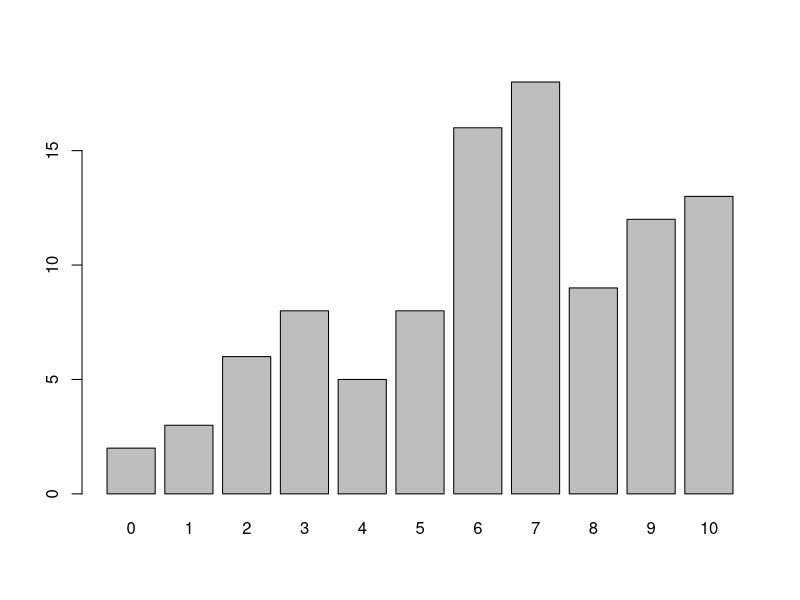
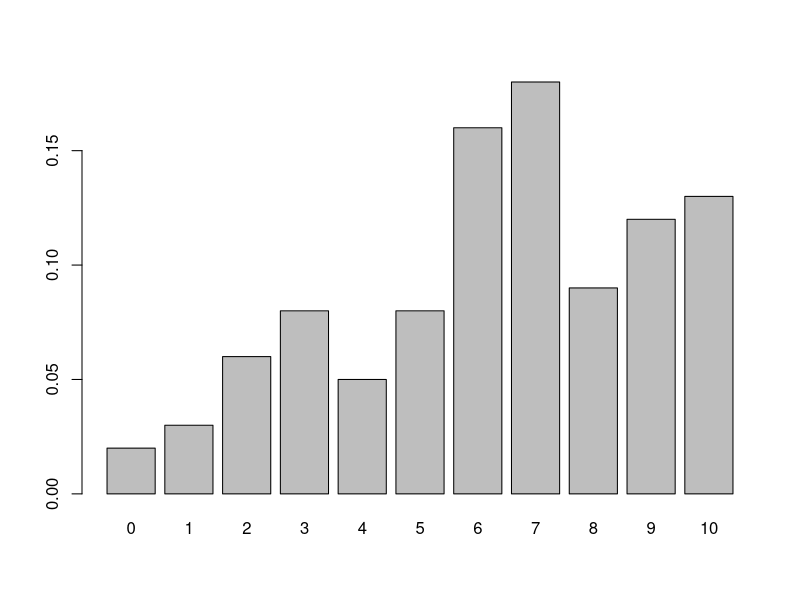
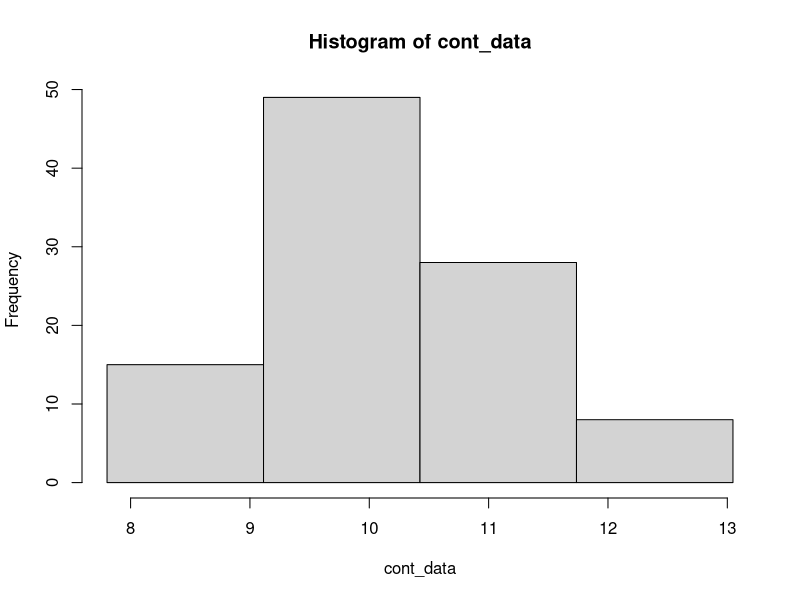
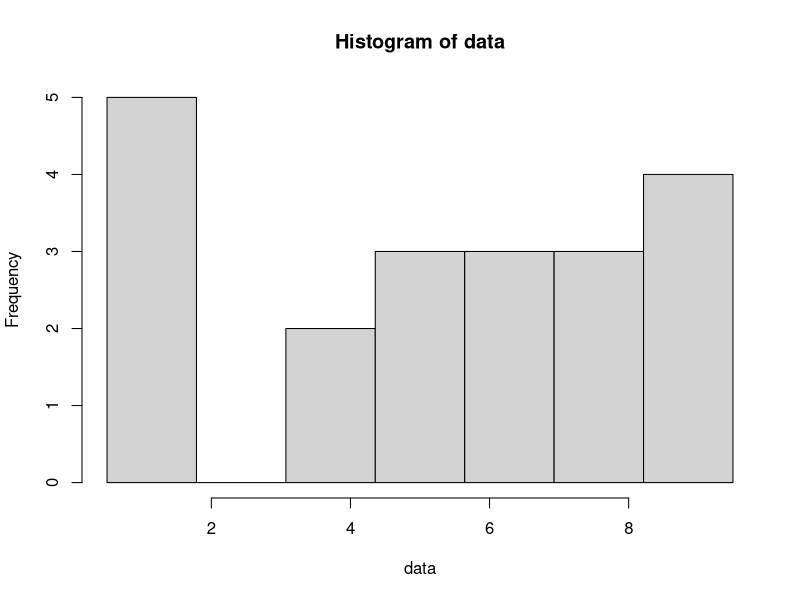
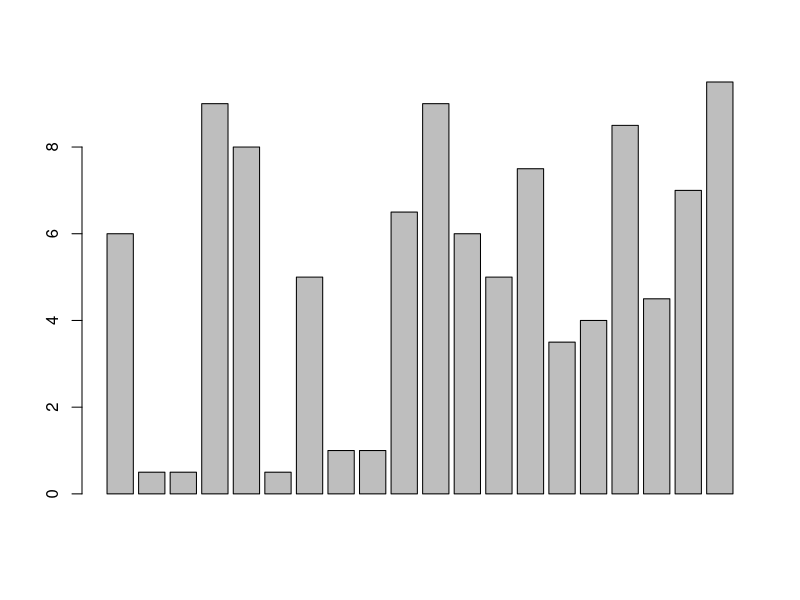

R code for these plots, in order:
# ctrl + enter runs a line your cursor is on
# text wrap is under tools -> global options -> code -> soft-wrap R source files.

?c
?rep
rep(0,2) # repeats the number 0 two times. 
rep(2,1) # repeats the number 2 one time.

# explicitly stating the arguments lets you put them in any order. So this 
#     prints the number 0 twice, even though the order is different from ?rep.
rep(times=2, x=0) 
rep(x=0, times=2)

# you MUST combine all these different elements with the c() function.
# here we are just copying the data over from the example.
finger_data <- c(rep(0,2),
                 rep(1,3),
                 rep(2,6),
                 rep(3,8),
                 rep(4,5),
                 rep(5,8),
                 rep(6,16),
                 rep(7,18),
                 rep(8,9),
                 rep(9,12),
                 rep(10,13))
finger_data[1:5]

table(finger_data) # shows the frequency distribution of the data

# assigning the frequency distribution to the variable "freq_dist"
?table # documentation for this one can be confusing.
finger_dist = table(finger_data); finger_dist

# this just does relative-frequency distribution. Note that this is the same as
#     prop.table(table(ex_data)), so you need to get the frequency distribution 
#     first, then the relative frequency after.
?prop.table
prop.table(finger_dist) # relative-frequency distribution

barplot(finger_dist) # how you would do a discrete histogram or barplot of categorical data
barplot(prop.table(finger_dist)) # relative frequency on vertical axis, same shape.


# Note that for the hist(ex_data, breaks=seq(...)) line below, the breaks 
#     should be like seq(from=min(data), to=max(data), length.out=bins+1). 
#     So minimum value in your dataset to the max value of the dataset, with 
#     length.out being desired number of bins + 1. 
# Desired number of bins is sometimes just sqrt(length(dataset)) but with a 
#     large data set this can be a large number of bins, so somewhere between 
#     5-20 is usually fine.

?seq
?hist
seq(from=0, to=10, by=2) # sequence of numbers from 0 to 10 incrementing by 2
seq(0, 10, length.out=5) # 5 numbers evenly spaced from 0 to 10

cont_data <- rnorm(100, 10, 1)

my_hist <- hist(cont_data, 
                breaks=seq(from=min(cont_data), 
                           to=max(cont_data), 
                           length.out=4+1), 
                right=F)

my_hist$counts






# ----- Simulation of data ----- #
?sample

# controls randomness so results are reproducible. If this is not run, then the 
#     next line will have a random data set each time.
set.seed(1)
rnorm(100)
data <- sample(x=seq(0, 10, by=0.5), size=20, replace=T)
double_data <- data*2

# a true/false vector corresponding to "data" indicating if the number at each 
#     index is equal to 6.5 or not.
data <= 6.5

which(data <= 6.5) # returns the index of numbers that are equal to 6.5 in data.
data[which(data <= 6.5)]
# -------------------------------------------------- #
# indexing in R does NOT start at 0, it starts at 1. #
#                  Crazy, I know                     #
# -------------------------------------------------- #

?length

# this is frequency of 6.5. You could store which(data == 6.5) into a variable 
#     above if you wanted, and just do length(that_variable)
f <- length(which(data == 6.5)) 
n <- length(data) # size of the data set, number of observations.
f / n # this is relative frequency, so 10% of the data is equal to 6.5

# The right=F argument is how we should do our histograms in this class though 
#     it usually doesn't matter unless data is discrete and the bins are 
#     perfectly matched to the data values.
# right=F is saying our bins will be left-closed, right-open. So [0, 10) for 
#     example, instead of the default (0, 10].
hist(data, breaks = seq(min(data), max(data), length.out=8), right=F)
barplot(data)





# making a function to simulate the data of size n.
f <- function(n){
  #set.seed(1)
  data <- sample(x=seq(0, 10, by=0.5), size=n, replace=T)
  
  # this just prints the data on the function call. 
  #     if we assign the function call to a variable, such as new_data <- f(20)
  #     then new_data will hold the value of what gets returned.
  return(data)
}
f(20)
new_data <- f(200)
new_data




# mean/median stuff 
(3+4+8+10+10+16+13+21+20+21+79)/11
# or...
x <- c(3,4,8,10,10,16,13,21,20,21,79)
sum(x)/length(x)

mean(x)
median(x)
